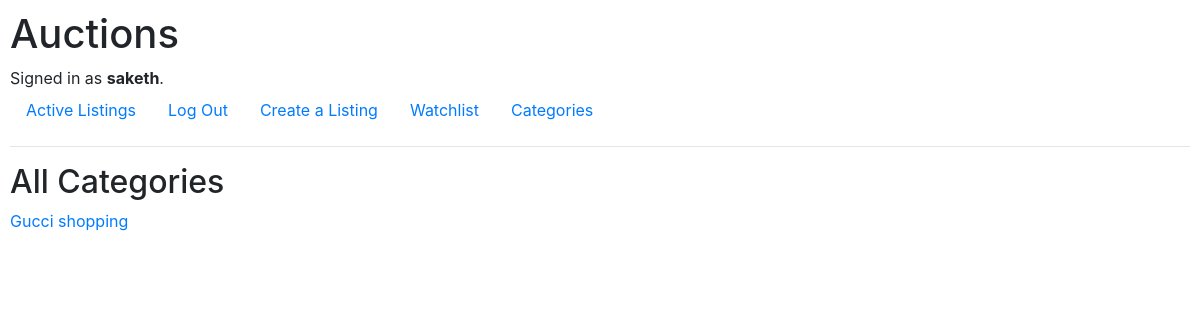
The page /categories (signed in) on the database its author committed.
### auctions/models.py (models this page shows)
class User(AbstractUser):
    pass

class Category(models.Model):
    name = models.CharField(max_length=50)

### auctions/views.py (the view)
# urls.py: path("categories", views.categories, name="categories"),
def categories(request):
    lst = Category.objects.filter(~Q(name = ""))
    return render(request, "auctions/category.html", {
        "lst": lst
    })

### auctions/templates/auctions/category.html
{% extends "auctions/layout.html" %}
{% block body %}
    <h2>All Categories</h2>
    {%for obj in lst%}
        <a href={% url 'specificcategory' obj.name%}>{{obj.name}}</a>
    {%empty%}
        No categories rn
    {%endfor%}
{% endblock %}

### auctions/templates/auctions/layout.html (shortened to what this page needs)
{% load static %}
<!DOCTYPE html>
<html lang="en">
    <head>
        <link rel="stylesheet" href="https://stackpath.bootstrapcdn.com/bootstrap/4.4.1/css/bootstrap.min.css">
        <link href="{% static 'auctions/styles.css' %}" rel="stylesheet">
    </head>
    <body>
        <h1>Auctions</h1>
        <div>
            {% if user.is_authenticated %}
                Signed in as <strong>{{ user.username }}</strong>.
            {% else %}
                Not signed in.
            {% endif %}
        </div>
        <ul class="nav">
            <li class="nav-item">
                <a class="nav-link" href="{% url 'index' %}">Active Listings</a>
            </li>
            {% if user.is_authenticated %}
                <li class="nav-item">
                    <a class="nav-link" href="{% url 'logout' %}">Log Out</a>
                </li>
            {% endif %}
        <li class="nav-item">
                <a class="nav-link" href="{% url 'createlisting' %}">Create a Listing</a>
            </li>
        <li class="nav-item">
                <a class="nav-link" href="{% url 'watchlist' %}">Watchlist</a>
            </li>
        <li class="nav-item">
                <a class="nav-link" href="{% url 'categories' %}">Categories</a>
            </li>
        </ul>
        <hr>
        {% block body %}
        {% endblock %}
    </body>
</html>

### auctions/static/auctions/styles.css (style rules this page uses)
body { padding: 10px; }

### rows shown on the page
User: username "saketh"
Category: name "Gucci"
Category: name "shopping"
